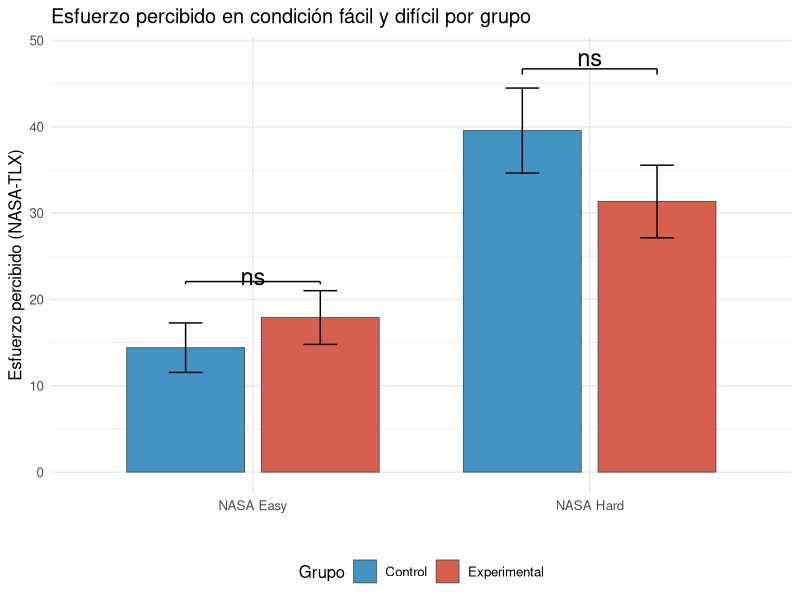
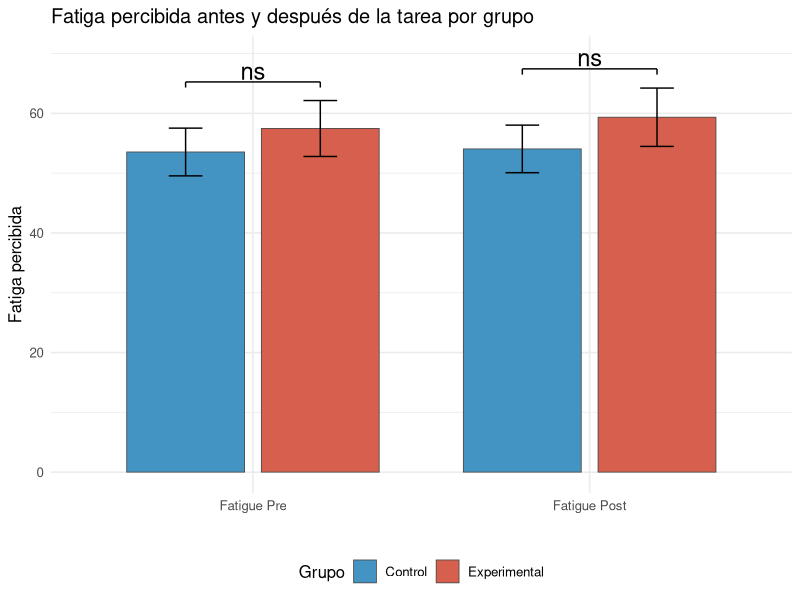
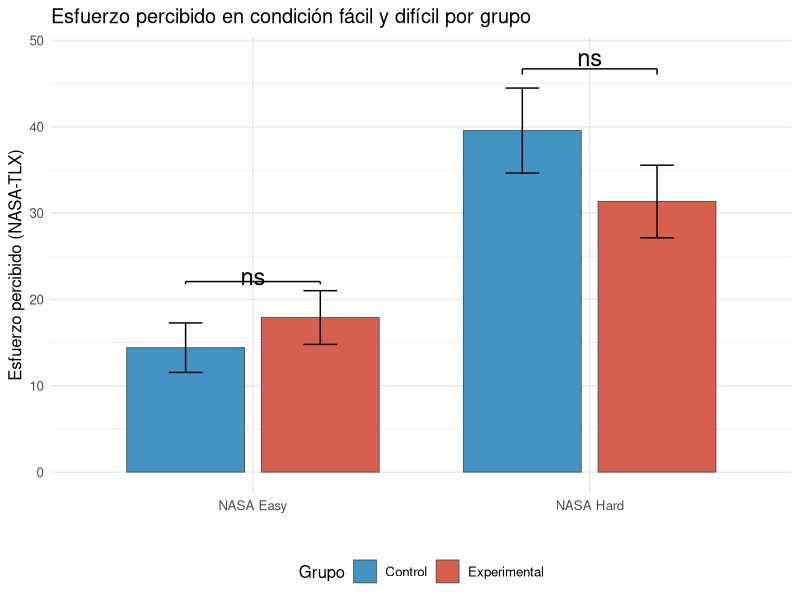
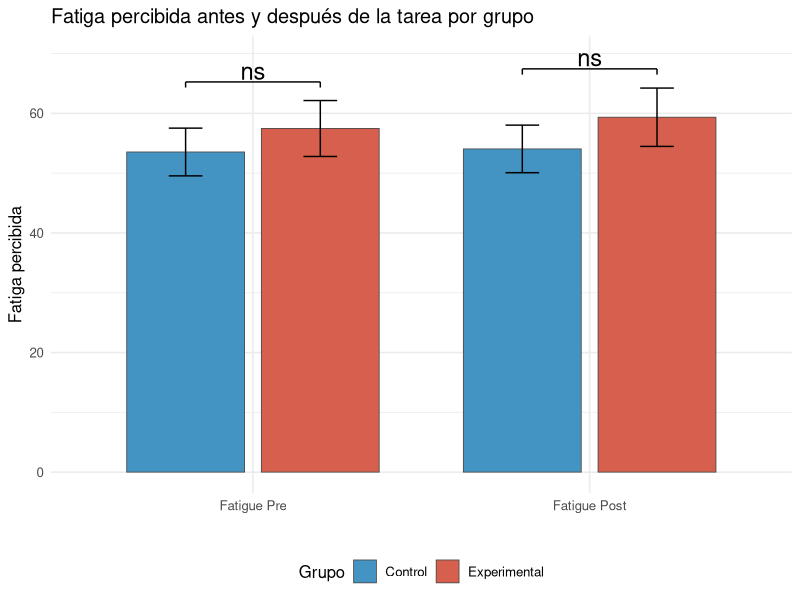

R code for these plots, in order:

## Barplots: NASA y Fatigue por grupo
# Diego Garrido Cerpa - Viña del Mar 2026


## Librerías

library(tidyverse)


## Data

df <- read.csv("dataset_final.csv", stringsAsFactors = FALSE)


###################################
## Helper: barplot 2 condiciones x grupo con t-test entre grupos por condición

barplot_2x2 <- function(data, cols, labels, title, ylab, outfile) {
  long <- data %>%
    select(grupo, all_of(cols)) %>%
    mutate(across(everything(), as.numeric)) %>%
    pivot_longer(all_of(cols), names_to = "Condicion", values_to = "y") %>%
    filter(!is.na(y)) %>%
    mutate(Condicion = factor(Condicion, levels = cols, labels = labels),
           grupo     = factor(grupo, levels = c(0, 1),
                              labels = c("Control", "Experimental")))

  bar <- long %>%
    group_by(Condicion, grupo) %>%
    summarise(media = mean(y), se = sd(y) / sqrt(n()), .groups = "drop")

  # Etiqueta de significancia por condición (t de Student entre grupos)
  p_a_estrellas <- function(p) {
    if (is.na(p)) "" else if (p < 0.001) "***" else if (p < 0.01) "**" else
    if (p < 0.05)  "*"  else if (p < 0.10) "."  else "ns"
  }

  sig <- long %>%
    group_by(Condicion) %>%
    summarise(p_value = t.test(y ~ grupo)$p.value, .groups = "drop") %>%
    left_join(bar %>% group_by(Condicion) %>%
                summarise(y_top = max(media + se), .groups = "drop"),
              by = "Condicion") %>%
    mutate(etiqueta  = vapply(p_value, p_a_estrellas, character(1)),
           x         = as.numeric(Condicion),
           y_bracket = y_top * 1.05,
           y_label   = y_top * 1.08)

  dodge_off <- 0.8 / 2 / 2

  p <- ggplot(bar, aes(x = Condicion, y = media, fill = grupo)) +
    geom_col(position = position_dodge(width = 0.8), width = 0.7,
             color = "gray30", linewidth = 0.3) +
    geom_errorbar(aes(ymin = media - se, ymax = media + se),
                  position = position_dodge(width = 0.8), width = 0.2) +
    # Corchete + asterisco de significancia sobre cada condición
    geom_segment(data = sig, inherit.aes = FALSE,
                 aes(x = x - dodge_off, xend = x + dodge_off,
                     y = y_bracket, yend = y_bracket)) +
    geom_segment(data = sig, inherit.aes = FALSE,
                 aes(x = x - dodge_off, xend = x - dodge_off,
                     y = y_bracket, yend = y_bracket - y_top * 0.015)) +
    geom_segment(data = sig, inherit.aes = FALSE,
                 aes(x = x + dodge_off, xend = x + dodge_off,
                     y = y_bracket, yend = y_bracket - y_top * 0.015)) +
    geom_text(data = sig, inherit.aes = FALSE,
              aes(x = x, y = y_label, label = etiqueta), size = 6) +
    scale_fill_manual(values = c("Control" = "#4393C3",
                                 "Experimental" = "#D6604D"),
                      name = "Grupo") +
    labs(x = "", y = ylab, title = title) +
    theme_minimal(base_size = 12) +
    theme(legend.position = "bottom")

  print(sig[, c("Condicion", "p_value", "etiqueta")])
  print(p)
  ggsave(outfile, p, width = 8, height = 6, dpi = 150)
}


###################################
## Barplots

## NASA-TLX easy vs hard por grupo
barplot_2x2(df,
            cols   = c("NASA_effort_easy_4", "NASA_effort_hard_4"),
            labels = c("NASA Easy", "NASA Hard"),
            title  = "Esfuerzo percibido en condición fácil y difícil por grupo",
            ylab   = "Esfuerzo percibido (NASA-TLX)",
            outfile = "nasa_easy_hard_por_grupo.png")

## Fatigue pre vs post por grupo
barplot_2x2(df,
            cols   = c("Fatigue_pre_7", "Fatigue_post_7"),
            labels = c("Fatigue Pre", "Fatigue Post"),
            title  = "Fatiga percibida antes y después de la tarea por grupo",
            ylab   = "Fatiga percibida",
            outfile = "fatigue_pre_post_por_grupo.png")
